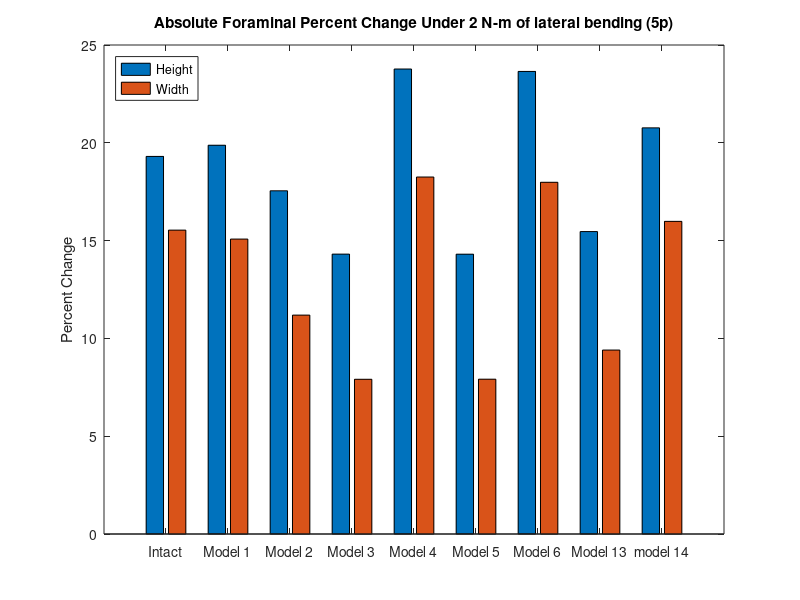
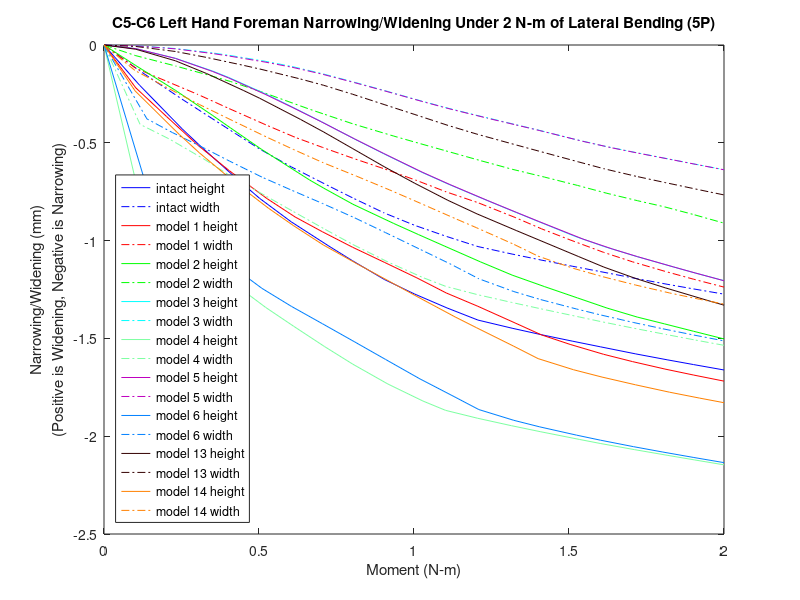

These charts were generated, in order, by the following MATLAB code:
%% foreman height and width narrowing using Dr. Leahy's nodes
%  for lateral bending (5P), left C5-C6

clear variables
k=21;

%pre-allocating
mag15y=[0 0 0 0 0 0 0 0 0 0 0 0 0 0 0 0 0 0 0 0 0];
mag15x=[0 0 0 0 0 0 0 0 0 0 0 0 0 0 0 0 0 0 0 0 0];
width15=[0 0 0 0 0 0 0 0 0 0 0 0 0 0 0 0 0 0 0 0 0];
height15=[0 0 0 0 0 0 0 0 0 0 0 0 0 0 0 0 0 0 0 0 0];

mag14y=[0 0 0 0 0 0 0 0 0 0 0 0 0 0 0 0 0 0 0 0 0];
mag14x=[0 0 0 0 0 0 0 0 0 0 0 0 0 0 0 0 0 0 0 0 0];
width14=[0 0 0 0 0 0 0 0 0 0 0 0 0 0 0 0 0 0 0 0 0];
height14=[0 0 0 0 0 0 0 0 0 0 0 0 0 0 0 0 0 0 0 0 0];

mag13y=[0 0 0 0 0 0 0 0 0 0 0 0 0 0 0 0 0 0 0 0 0];
mag13x=[0 0 0 0 0 0 0 0 0 0 0 0 0 0 0 0 0 0 0 0 0];
width13=[0 0 0 0 0 0 0 0 0 0 0 0 0 0 0 0 0 0 0 0 0];
height13=[0 0 0 0 0 0 0 0 0 0 0 0 0 0 0 0 0 0 0 0 0];

mag6y=[0 0 0 0 0 0 0 0 0 0 0 0 0 0 0 0 0 0 0 0 0];
mag6x=[0 0 0 0 0 0 0 0 0 0 0 0 0 0 0 0 0 0 0 0 0];
width6=[0 0 0 0 0 0 0 0 0 0 0 0 0 0 0 0 0 0 0 0 0];
height6=[0 0 0 0 0 0 0 0 0 0 0 0 0 0 0 0 0 0 0 0 0];

mag5y=[0 0 0 0 0 0 0 0 0 0 0 0 0 0 0 0 0 0 0 0 0];
mag5x=[0 0 0 0 0 0 0 0 0 0 0 0 0 0 0 0 0 0 0 0 0];
width5=[0 0 0 0 0 0 0 0 0 0 0 0 0 0 0 0 0 0 0 0 0];
height5=[0 0 0 0 0 0 0 0 0 0 0 0 0 0 0 0 0 0 0 0 0];

mag4y=[0 0 0 0 0 0 0 0 0 0 0 0 0 0 0 0 0 0 0 0 0];
mag4x=[0 0 0 0 0 0 0 0 0 0 0 0 0 0 0 0 0 0 0 0 0];
width4=[0 0 0 0 0 0 0 0 0 0 0 0 0 0 0 0 0 0 0 0 0];
height4=[0 0 0 0 0 0 0 0 0 0 0 0 0 0 0 0 0 0 0 0 0];

mag3y=[0 0 0 0 0 0 0 0 0 0 0 0 0 0 0 0 0 0 0 0 0];
mag3x=[0 0 0 0 0 0 0 0 0 0 0 0 0 0 0 0 0 0 0 0 0];
width3=[0 0 0 0 0 0 0 0 0 0 0 0 0 0 0 0 0 0 0 0 0];
height3=[0 0 0 0 0 0 0 0 0 0 0 0 0 0 0 0 0 0 0 0 0];


mag2y=[0 0 0 0 0 0 0 0 0 0 0 0 0 0 0 0 0 0 0 0 0];
mag2x=[0 0 0 0 0 0 0 0 0 0 0 0 0 0 0 0 0 0 0 0 0];
width2=[0 0 0 0 0 0 0 0 0 0 0 0 0 0 0 0 0 0 0 0 0];
height2=[0 0 0 0 0 0 0 0 0 0 0 0 0 0 0 0 0 0 0 0 0];

mag1y=[0 0 0 0 0 0 0 0 0 0 0 0 0 0 0 0 0 0 0 0 0];
mag1x=[0 0 0 0 0 0 0 0 0 0 0 0 0 0 0 0 0 0 0 0 0];
width1=[0 0 0 0 0 0 0 0 0 0 0 0 0 0 0 0 0 0 0 0 0];
height1=[0 0 0 0 0 0 0 0 0 0 0 0 0 0 0 0 0 0 0 0 0];

% 36484,57675,52254,57879
%% model15_intact_TLC_5P
t15=[2,2.0575,2.12605,2.15275,2.21233,2.25121,2.30204,2.36312,2.40096,2.45209,2.50097,2.55317,2.60321,2.65826,2.70492,2.75514,2.80039,2.85766,2.90816,2.95077,3];

% 36484U
aa1=12.8546+[0.100034,0.199787,0.374641,0.449467,0.622992,0.734174,0.866966,1.01985,1.10669,1.20802,1.28382,1.33934,1.38864,1.44956,1.49884,1.54616,1.58555,1.63419,1.6757,1.70862,1.74525];
aa2=446.229+[-0.120285 0.13633 0.6212 0.850449 1.41227 1.78702 2.22326 2.72189 3.00525 3.33339 3.58009 3.76327 3.924 4.06759 4.18235 4.30034 4.4062 4.54015 4.65558 4.75154 4.86027 ];
aa3=-722.153+[-0.797736,-1.05959,-1.41299,-1.55612,-1.88652,-2.10488,-2.37119,-2.67705,-2.85648,-3.07205,-3.23258,-3.36058,-3.47167,-3.56773,-3.64455,-3.71963,-3.78452,-3.86622,-3.93602,-3.99371,-4.05933];
% 57675L
ab1=12.0806+[0.0350013,0.0746185,0.15247,0.186908,0.269595,0.324205,0.392042,0.46848,0.514301,0.571297,0.614132,0.64963,0.681893,0.715693,0.743057,0.76888,0.791011,0.818557,0.841731,0.860319,0.881358];
ab2=448.924+[-0.164776,-0.0854672,0.154453,0.278971,0.591557,0.802434,1.04542,1.32957,1.48638,1.6598,1.78647,1.86887,1.94053,2.01597,2.07657,2.13858,2.19397,2.26376,2.32481,2.37594,2.43391];
ab3=-730.705+[-0.390943,-0.485491,-0.666286,-0.749688,-0.954812,-1.09325,-1.26677,-1.47135,-1.58804,-1.72037,-1.81385,-1.87678,-1.92997,-1.98414,-2.02726,-2.06811,-2.103,-2.14659,-2.18433,-2.21569,-2.25128];
% 52254
ac1=9.04138+[0.0894725,0.179833,0.346363,0.418981,0.589343,0.699866,0.83292,0.987864,1.0764,1.18017,1.25823,1.31583,1.36719,1.42938,1.4797,1.52827,1.56889,1.61918,1.66221,1.69652,1.73476];
ac2=445.569+[-0.175746,0.0206681,0.420511,0.614874,1.09887,1.42446,1.80449,2.24127,2.49078,2.7803,2.99831,3.15852,3.29936,3.42733,3.53,3.6358,3.73102,3.8519,3.95637,4.04329,4.14199];
ac3=-723.432+[-0.735759,-0.929223,-1.1905,-1.29593,-1.53942,-1.7008,-1.89826,-2.12523,-2.25849,-2.41804,-2.53511,-2.62683,-2.70568,-2.77238,-2.82538,-2.87654,-2.92052,-2.976,-3.02343,-3.06279,-3.10762];
% 57879R
ad1=13.7318+[0.058699,0.109196,0.203534,0.244748,0.343375,0.408217,0.48998,0.582276,0.637619,0.706164,0.757197,0.799439,0.83783,0.877767,0.91007,0.940424,0.966346,0.998556,1.02558,1.04718,1.07158];
ad2=451.604+[-0.198984,-0.108211,0.172003,0.318212,0.686552,0.934563,1.22071,1.55577,1.74154,1.94753,2.0979,2.1958,2.28086,2.3706,2.44278,2.5168,2.58303,2.66654,2.73963,2.80089,2.87036];
ad3=-726.85+[-0.378289,-0.485828,-0.702425,-0.804494,-1.05795,-1.22924,-1.44278,-1.69558,-1.84058,-2.00585,-2.12369,-2.20357,-2.27168,-2.34164,-2.39761,-2.45157,-2.49817,-2.55663,-2.60738,-2.64962,-2.69762];

ya1=aa1-ab1;
ya2=aa2-ab2;
ya3=aa3-ab3;
xa1=ad1-ac1;
xa2=ad2-ac2;
xa3=ad3-ac3;
x15=[xa1',xa2',xa3'];
y15=[ya1',ya2',ya3'];

for n=1:k
    mag15x(n)=sqrt(x15(n,1)^2+x15(n,2)^2+x15(n,3)^2);
end
for n=1:k
    mag15y(n)=sqrt(y15(n,1)^2+y15(n,2)^2+y15(n,3)^2);
end
for n=1:k
    width15(n)=mag15x(1,1)-mag15x(1,n);
end
for n=1:k
    height15(n)=mag15y(1,1)-mag15y(1,n);
end

%% model1_slideslide_tether/S2_5P
t1=[2 2.05126 2.10091 2.15165 2.20195 2.26309 2.30825 2.35242 2.40115 2.45206 2.50453 2.55201 2.60315 2.66299 2.70555 2.75188 2.8058 2.85226 2.9048 2.95124 3 ];

% 36484U
ae1=12.8546+[-0.248485 -0.282017 -0.300692 -0.283465 -0.207998 -0.063021 0.0676814 0.205763 0.355152 0.506416 0.654696 0.778518 0.911798 1.0603 1.15598 1.25665 1.35745 1.42726 1.4907 1.54228 1.59212 ];
ae2=446.229+[0.553957 0.400543 0.398595 0.467531 0.565984 0.725291 0.869743 1.03749 1.25328 1.51427 1.81134 2.09761 2.42453 2.80733 3.07447 3.33592 3.60534 3.81493 4.02774 4.20383 4.37924 ];
ae3=-722.153+[-0.59143 -0.926611 -1.07935 -1.25044 -1.43515 -1.68331 -1.86933 -2.04755 -2.24456 -2.44959 -2.66083 -2.85569 -3.0592 -3.28987 -3.43921 -3.56957 -3.69209 -3.78162 -3.86929 -3.94169 -4.01498 ];
% 57675L
af1=12.0806+[-0.143282 -0.17232 -0.187469 -0.184524 -0.153502 -0.0858178 -0.0227823 0.0457871 0.121849 0.198517 0.274533 0.341934 0.411664 0.493306 0.547602 0.60097 0.655173 0.692237 0.727002 0.754885 0.782181 ];
af2=448.924+[0.286621 0.109468 0.038397 0.0195156 0.0285507 0.0803935 0.146439 0.238602 0.363059 0.521104 0.699479 0.864687 1.06563 1.28611 1.43441 1.58256 1.7297 1.84351 1.95696 2.05077 2.14401 ];
af3=-730.705+[-0.310309 -0.423882 -0.443789 -0.485238 -0.556648 -0.677377 -0.779475 -0.89001 -1.01799 -1.15766 -1.30205 -1.43335 -1.57992 -1.73931 -1.83669 -1.92347 -1.99982 -2.0547 -2.10634 -2.14875 -2.19109 ];
% 52254
ag1=9.04138+[-0.240683 -0.282014 -0.308385 -0.298672 -0.22919 -0.0901249 0.0372775 0.173231 0.321248 0.472364 0.62148 0.746746 0.882289 1.03393 1.13229 1.23522 1.33831 1.41014 1.47572 1.52909 1.58094 ];
ag2=445.569+[0.512853 0.35361 0.324315 0.355465 0.411077 0.514165 0.617215 0.745048 0.917473 1.13285 1.38384 1.62933 1.91448 2.25192 2.48937 2.72525 2.97036 3.16195 3.35732 3.51964 3.68131 ];
ag3=-723.432+[-0.59352 -0.902119 -1.01485 -1.13769 -1.27233 -1.45558 -1.59312 -1.72488 -1.87074 -2.02213 -2.17762 -2.32087 -2.46964 -2.63655 -2.74264 -2.83183 -2.91226 -2.9699 -3.02531 -3.07093 -3.11733 ];
% 57879R
ah1=13.7318+[-0.152367 -0.173757 -0.182659 -0.171341 -0.129201 -0.0459367 0.0294991 0.110529 0.200103 0.290149 0.379737 0.459646 0.54156 0.63747 0.700238 0.761263 0.822864 0.864918 0.904384 0.936121 0.96718 ];
ah2=451.604+[0.34878 0.124844 0.0388905 0.0141494 0.0209839 0.0766594 0.150486 0.255628 0.399257 0.58317 0.791879 0.986166 1.22305 1.48458 1.66084 1.83784 2.01454 2.1517 2.28873 2.40219 2.51499 ];
ah3=-726.85+[-0.350835 -0.435166 -0.447543 -0.488661 -0.56362 -0.694245 -0.807627 -0.933203 -1.0813 -1.24611 -1.41945 -1.57871 -1.75889 -1.95772 -2.08192 -2.19626 -2.30109 -2.37833 -2.45269 -2.51423 -2.57579 ];

xb1=ah1-ag1;
xb2=ah2-ag2;
xb3=ah3-ag3;
yb1=ae1-af1;
yb2=ae2-af2;
yb3=ae3-af3;
y1=[yb1',yb2',yb3'];
x1=[xb1',xb2',xb3'];

for n=1:k
    mag1x(n)=sqrt(x1(n,1)^2+x1(n,2)^2+x1(n,3)^2);
end
for n=1:k
    mag1y(n)=sqrt(y1(n,1)^2+y1(n,2)^2+y1(n,3)^2);
end
for n=1:k
    height1(n)=mag1y(1,1)-mag1y(1,n);
end
for n=1:k
    width1(n)=mag1x(1,1)-mag1x(1,n);
end
%% model2_SlideSlide_NoTether/S2_5P
t2=[2 2.05126 2.11533 2.17471 2.20404 2.25438 2.33159 2.3549 2.4016 2.46738 2.50746 2.55002 2.60679 2.65835 2.71084 2.76368 2.81124 2.86007 2.90407 2.95108 3 ];
% 36484U
ai1=12.8546+[-0.212822 -0.246383 -0.3203 -0.384034 -0.408728 -0.426799 -0.377671 -0.349198 -0.27498 -0.137516 -0.0439283 0.0596332 0.19973 0.328585 0.464425 0.600226 0.719256 0.842717 0.957026 1.07515 1.19114 ];
ai2=446.229+[0.637088 0.579065 0.554854 0.577661 0.602793 0.662747 0.774216 0.812366 0.897814 1.03793 1.13832 1.25842 1.44174 1.62663 1.82893 2.04647 2.25555 2.47694 2.67968 2.89485 3.11695 ];
ai3=-722.153+[-0.738696 -0.88885 -1.0013 -1.11283 -1.17347 -1.28779 -1.49016 -1.55561 -1.69343 -1.89347 -2.02023 -2.15917 -2.35041 -2.52742 -2.70544 -2.88496 -3.04594 -3.20845 -3.34628 -3.48273 -3.61259 ];
% 57675L
aj1=12.0806+[-0.131475 -0.151215 -0.190935 -0.227381 -0.24276 -0.259324 -0.250065 -0.240675 -0.210053 -0.14501 -0.0973512 -0.0422376 0.0341365 0.104369 0.176669 0.249621 0.314393 0.380636 0.441861 0.504602 0.566766 ];
aj2=448.924+[0.306468 0.23213 0.150684 0.100219 0.0839173 0.0665753 0.0646726 0.0720898 0.0961569 0.155794 0.205702 0.268509 0.369096 0.476638 0.604041 0.740267 0.869672 1.01233 1.14564 1.28215 1.41966 ];
aj3=-730.705+[-0.388177 -0.434394 -0.433706 -0.435777 -0.441238 -0.462279 -0.529655 -0.557343 -0.622261 -0.733457 -0.808437 -0.893698 -1.01425 -1.12981 -1.25349 -1.38041 -1.49442 -1.61382 -1.71805 -1.81762 -1.90938];
% 52254
ak1=9.04138+[-0.207441 -0.244579 -0.324065 -0.39328 -0.420724 -0.443132 -0.400169 -0.373324 -0.302085 -0.167852 -0.0756629 0.0268975 0.166525 0.295797 0.432578 0.569601 0.690155 0.815578 0.931608 1.05169 1.16995 ];
ak2=445.569+[0.585449 0.527761 0.489804 0.491097 0.502702 0.535284 0.598325 0.620913 0.674319 0.768346 0.83992 0.929049 1.07048 1.21721 1.38238 1.56454 1.7427 1.93359 2.11136 2.30175 2.49987 ];
ak3=-723.432+[-0.727836 -0.867506 -0.954843 -1.03597 -1.07916 -1.16092 -1.3069 -1.35437 -1.45494 -1.60127 -1.69434 -1.79678 -1.93841 -2.06975 -2.20169 -2.33462 -2.45335 -2.57283 -2.67294 -2.77016 -2.8609 ];
% 57879R
al1=13.7318+[-0.136915 -0.153924 -0.190966 -0.224435 -0.237825 -0.249537 -0.228667 -0.215314 -0.175936 -0.0966526 -0.0398713 0.0252281 0.114957 0.197053 0.281392 0.366975 0.443 0.520434 0.591501 0.663799 0.734693 ];
al2=451.604+[0.366813 0.272493 0.175506 0.115627 0.0961119 0.0743814 0.0683892 0.0759045 0.101367 0.166985 0.222883 0.294198 0.409473 0.53343 0.680985 0.839535 0.990449 1.15733 1.31433 1.47557 1.63819 ];
al3=-726.85+[-0.429303 -0.462809 -0.452509 -0.449368 -0.453512 -0.473762 -0.543687 -0.573298 -0.643313 -0.76542 -0.848935 -0.944955 -1.08238 -1.21554 -1.35986 -1.50956 -1.64535 -1.78887 -1.9164 -2.04032 -2.15667 ];

xc1=al1-ak1;
xc2=al2-ak2;
xc3=al3-ak3;
yd1=ai1-aj1;
yd2=ai2-aj2;
yd3=ai3-aj3;
y2=[yd1',yd2',yd3'];
x2=[xc1',xc2',xc3'];

for n=1:k
    mag2x(n)=sqrt(x2(n,1)^2+x2(n,2)^2+x2(n,3)^2);
end
for n=1:k
    mag2y(n)=sqrt(y2(n,1)^2+y2(n,2)^2+y2(n,3)^2);
end
for n=1:k
    height2(n)=mag2y(1,1)-mag2y(1,n);
end
for n=1:k
    width2(n)=mag2x(1,1)-mag2x(1,n);
end

%% model3_APSlide_Tether/S2_5P
t3=[2 2.05126 2.11533 2.17471 2.20107 2.25991 2.30337 2.35035 2.40609 2.45257 2.51312 2.55394 2.60039 2.6528 2.7013 2.75933 2.80608 2.85863 2.92741 2.95108 3 ];
% 36484U
am1=12.8546+[-0.114643 -0.12988 -0.184082 -0.249991 -0.282083 -0.355376 -0.406028 -0.448584 -0.482595 -0.491693 -0.479339 -0.456054 -0.420254 -0.369122 -0.312019 -0.232699 -0.158558 -0.0660428 0.0640631 0.110032 0.207142 ];
am2=446.229+[0.486983 0.466214 0.445116 0.440374 0.44422 0.466696 0.495488 0.535488 0.590389 0.639271 0.707862 0.757071 0.816879 0.892165 0.970921 1.07615 1.16662 1.27794 1.43906 1.49787 1.62715 ];
am3=-722.153+[-0.990663 -1.01308 -1.04652 -1.08668 -1.10788 -1.16512 -1.21592 -1.28021 -1.36834 -1.44931 -1.56271 -1.64223 -1.73612 -1.84774 -1.9557 -2.08942 -2.19753 -2.32135 -2.48873 -2.54729 -2.67013 ];
% 57675L
an1=12.0806+[-0.0932143 -0.0988474 -0.123075 -0.154626 -0.170482 -0.20885 -0.237474 -0.265036 -0.293281 -0.310332 -0.317331 -0.311949 -0.2972 -0.271322 -0.240606 -0.19763 -0.15976 -0.112142 -0.0441308 -0.019883 0.0318391 ];
an2=448.924+[0.170811 0.150068 0.107885 0.0667898 0.0495176 0.0162277 -0.00380537 -0.0220921 -0.0385723 -0.0450822 -0.0481232 -0.0451124 -0.036593 -0.0195986 0.0039881 0.0408962 0.0825706 0.142992 0.236908 0.271934 0.351401 ];
an3=-730.705+[-0.480957 -0.484599 -0.475313 -0.461636 -0.45572 -0.444878 -0.441294 -0.444602 -0.456799 -0.475162 -0.508917 -0.538845 -0.579233 -0.631642 -0.685692 -0.754937 -0.816755 -0.894269 -1.00479 -1.04417 -1.12875 ];
% 52254
ao1=9.04138+[-0.117873 -0.134443 -0.191231 -0.259934 -0.293341 -0.369819 -0.422742 -0.46764 -0.50443 -0.515757 -0.506087 -0.484393 -0.450201 -0.400581 -0.34454 -0.266028 -0.192233 -0.0998316 0.0305764 0.0767918 0.174614 ];
ao2=445.569+[0.418853 0.399876 0.378809 0.370103 0.370623 0.381763 0.398398 0.422088 0.454347 0.482576 0.522421 0.55144 0.587755 0.635549 0.688031 0.761085 0.826083 0.909108 1.03345 1.07966 1.18308 ];
ao3=-723.432+[-0.943994 -0.96343 -0.988891 -1.01787 -1.03288 -1.07285 -1.10842 -1.15408 -1.21698 -1.27508 -1.35676 -1.41408 -1.48196 -1.56301 -1.64164 -1.73923 -1.81827 -1.90903 -2.03215 -2.07529 -2.16594 ];
% 57879R
ap1=13.7318+[-0.087032 -0.0912016 -0.113847 -0.144488 -0.159936 -0.197426 -0.224906 -0.250364 -0.275394 -0.289303 -0.290908 -0.280983 -0.260299 -0.227164 -0.189368 -0.13747 -0.0923147 -0.0359458 0.0442327 0.0727157 0.133374 ];
ap2=451.604+[0.194656 0.169578 0.120279 0.0724299 0.0524064 0.0139104 -0.00938493 -0.03103 -0.0511082 -0.0595626 -0.0649011 -0.0629611 -0.0548426 -0.0371494 -0.0116439 0.0288972 0.0756778 0.144346 0.251889 0.292089 0.383511 ];
ap3=-726.85+[-0.501452 -0.502805 -0.489405 -0.471568 -0.463967 -0.450024 -0.444806 -0.446853 -0.458163 -0.476727 -0.511512 -0.542897 -0.585823 -0.642151 -0.700888 -0.776907 -0.845781 -0.933271 -1.05928 -1.10439 -1.20187 ];

xe1=ap1-ao1;
xe2=ap2-ao2;
xe3=ap3-ao3;
yf1=am1-an1;
yf2=am2-an2;
yf3=am3-an3;
y3=[yf1',yf2',yf3'];
x3=[xe1',xe2',xe3'];

for n=1:k
    mag3x(n)=sqrt(x3(n,1)^2+x3(n,2)^2+x3(n,3)^2);
end
for n=1:k
    mag3y(n)=sqrt(y3(n,1)^2+y3(n,2)^2+y3(n,3)^2);
end
for n=1:k
    height3(n)=mag3y(1,1)-mag3y(1,n);
end
for n=1:k
    width3(n)=mag3x(1,1)-mag3x(1,n);
end


%% model4_APSlide_NoTether/S2_5P
t4=[2 2.05816 2.1053 2.16112 2.20014 2.26066 2.3058 2.3555 2.40111 2.45779 2.5144 2.55097 2.6021 2.65706 2.70343 2.76727 2.80028 2.85535 2.90823 2.95284 3 ];
% 36484U
aq1=12.8546+[-0.178754 -0.0185655 0.122134 0.277568 0.386606 0.570821 0.715663 0.861308 0.985309 1.10926 1.19625 1.23799 1.29942 1.35896 1.40614 1.46473 1.49446 1.5434 1.58935 1.62597 1.66311 ];
aq2=446.229+[0.510126 0.200401 0.347541 0.665304 0.967171 1.53004 1.97171 2.43261 2.82609 3.23506 3.54769 3.69783 3.86612 4.02604 4.15391 4.32363 4.40989 4.55215 4.68681 4.79938 4.91486 ];
aq3=-722.153+[0.22262 -1.26959 -1.51539 -1.78407 -1.97677 -2.28273 -2.5159 -2.76959 -2.99436 -3.23131 -3.4085 -3.4951 -3.58782 -3.67742 -3.74759 -3.837 -3.88242 -3.95629 -4.02603 -4.084 -4.14454 ];
% 57675L
ar1=12.0806+[-0.104516 -0.0523059 0.0150385 0.0909192 0.1454 0.238392 0.310093 0.383358 0.446078 0.516206 0.566102 0.590681 0.62269 0.654206 0.679732 0.711752 0.728036 0.754723 0.780246 0.800896 0.822452 ];
ar2=448.924+[0.260541 -0.0582483 -0.00354598 0.146321 0.300479 0.620622 0.878596 1.14259 1.36513 1.58379 1.74007 1.80902 1.89709 1.98122 2.04772 2.13499 2.17912 2.25344 2.3244 2.38358 2.44414 ];
ar3=-730.705+[0.111524 -0.544259 -0.660972 -0.806986 -0.920085 -1.12556 -1.28973 -1.4648 -1.61689 -1.76941 -1.87113 -1.91511 -1.96954 -2.02134 -2.06105 -2.10999 -2.13452 -2.17528 -2.214 -2.24592 -2.27913 ];
% 52254
as1=9.04138+[-0.169122 -0.0359005 0.097285 0.247326 0.354052 0.536957 0.68215 0.829381 0.955733 1.08262 1.17279 1.21634 1.27935 1.34056 1.38915 1.44978 1.48057 1.53131 1.57905 1.61733 1.6563 ];
as2=445.569+[0.437338 0.0995331 0.193162 0.445824 0.699077 1.1851 1.57152 1.97633 2.32296 2.6856 2.9625 3.09496 3.24529 3.38814 3.50272 3.65534 3.73321 3.86219 3.9846 4.08695 4.19199 ];
as3=-723.432+[0.234288 -1.15737 -1.34055 -1.53811 -1.67822 -1.89941 -2.06796 -2.25251 -2.41651 -2.58814 -2.7137 -2.77373 -2.83618 -2.89595 -2.94214 -3.00018 -3.02968 -3.07756 -3.12273 -3.16035 -3.19991 ];
% 57879R
at1=13.7318+[-0.119743 -0.0278894 0.0542808 0.145754 0.210762 0.320685 0.405763 0.493277 0.567991 0.651055 0.709569 0.73839 0.775734 0.81259 0.842358 0.879554 0.898448 0.929333 0.958844 0.982635 1.00739 ];
at2=451.604+[0.349584 -0.0862523 -0.0270906 0.145835 0.326633 0.704108 1.00905 1.32168 1.58581 1.84681 2.03358 2.11626 2.22203 2.32316 2.40321 2.50831 2.56145 2.65103 2.73657 2.80794 2.88091 ];
at3=-726.85+[0.0551226 -0.536763 -0.663249 -0.832607 -0.969538 -1.2247 -1.43049 -1.65 -1.84102 -2.03463 -2.16634 -2.22424 -2.29665 -2.36598 -2.41977 -2.48719 -2.52113 -2.5778 -2.63184 -2.67656 -2.72291 ];

xg1=at1-as1;
xg2=at2-as2;
xg3=at3-as3;
yh1=aq1-ar1;
yh2=aq2-ar2;
yh3=aq3-ar3;
y4=[yh1',yh2',yh3'];
x4=[xg1',xg2',xg3'];

for n=1:k
    mag4x(n)=sqrt(x4(n,1)^2+x4(n,2)^2+x4(n,3)^2);
end
for n=1:k
    mag4y(n)=sqrt(y4(n,1)^2+y4(n,2)^2+y4(n,3)^2);
end
for n=1:k
    height4(n)=mag4y(1,1)-mag4y(1,n);
end
for n=1:k
    width4(n)=mag4x(1,1)-mag4x(1,n);
end

%% model5_LatSlide_Tether/S2_5P
t5=[2 2.05126 2.11533 2.17471 2.20107 2.25991 2.30337 2.35035 2.40415 2.45064 2.51269 2.558 2.61911 2.66482 2.70279 2.77248 2.82013 2.86034 2.91837 2.95368 3 ];

% 36484U
au1=12.8546+[-0.115446 -0.129329 -0.181778 -0.246016 -0.277413 -0.349577 -0.399853 -0.442823 -0.476848 -0.487942 -0.479261 -0.455787 -0.40932 -0.364659 -0.321327 -0.228204 -0.152622 -0.0834986 0.0227859 0.0897392 0.179781 ];
au2=446.229+[0.460018 0.439721 0.421616 0.420664 0.426169 0.451521 0.481066 0.520819 0.573368 0.622243 0.692822 0.747884 0.829098 0.896876 0.958839 1.08422 1.17698 1.26082 1.3918 1.47697 1.59653 ];
au3=-722.153+[-0.986242 -1.00856 -1.04289 -1.08468 -1.1065 -1.16424 -1.21476 -1.27765 -1.36089 -1.44022 -1.55419 -1.64115 -1.7644 -1.86134 -1.94493 -2.10312 -2.21199 -2.30534 -2.44363 -2.52954 -2.64444 ];
% 57675L
av1=12.0806+[-0.0936055 -0.0986953 -0.121797 -0.152334 -0.167767 -0.205396 -0.233775 -0.261364 -0.288789 -0.306752 -0.316232 -0.311592 -0.291831 -0.268982 -0.245608 -0.195601 -0.157169 -0.121705 -0.0664096 -0.0312092 0.0168626 ];
av2=448.924+[0.155331 0.134945 0.0937596 0.0542101 0.0377088 0.00614063 -0.0126385 -0.030134 -0.0459098 -0.0525258 -0.0557056 -0.0522485 -0.0394977 -0.0227592 -0.00406045 0.0405347 0.0848172 0.130014 0.205198 0.255383 0.327715 ];
av3=-730.705+[-0.477855 -0.481648 -0.472895 -0.459963 -0.454433 -0.444267 -0.440963 -0.444077 -0.455254 -0.472527 -0.505334 -0.537459 -0.590638 -0.636644 -0.6783 -0.760227 -0.823509 -0.88166 -0.972029 -1.02926 -1.10757 ];
% 52254
aw1=9.04138+[-0.118656 -0.133889 -0.188953 -0.256044 -0.288768 -0.364093 -0.416649 -0.461923 -0.498617 -0.511925 -0.505968 -0.484245 -0.439804 -0.396369 -0.353841 -0.261657 -0.186388 -0.117338 -0.0108378 0.0564249 0.14711 ];
aw2=445.569+[0.393838 0.375288 0.356845 0.351456 0.353449 0.367293 0.384874 0.408725 0.439962 0.468584 0.510135 0.543039 0.593329 0.63715 0.678698 0.765927 0.833077 0.895491 0.995678 1.06223 1.15746 ];
aw3=-723.432+[-0.940988 -0.960249 -0.986246 -1.01637 -1.03184 -1.07224 -1.10764 -1.15233 -1.21173 -1.26863 -1.35068 -1.41333 -1.50245 -1.57283 -1.63369 -1.74909 -1.82867 -1.89704 -1.99865 -2.06189 -2.14667 ];
% 57879R
ax1=13.7318+[-0.0872539 -0.0908328 -0.112239 -0.141776 -0.156763 -0.1935 -0.220768 -0.246329 -0.270748 -0.285709 -0.289952 -0.28044 -0.252955 -0.223838 -0.195035 -0.134544 -0.0887346 -0.0466934 0.0185986 0.0600072 0.116461 ];
ax2=451.604+[0.176217 0.15157 0.103424 0.0573793 0.0382493 0.00177398 -0.0200343 -0.0407274 -0.059894 -0.0684065 -0.07381 -0.0714305 -0.0588879 -0.041168 -0.0208875 0.0282254 0.0780598 0.129416 0.215421 0.27296 0.356119];
ax3=-726.85+[-0.496335 -0.497916 -0.485217 -0.468356 -0.461246 -0.448198 -0.44341 -0.445343 -0.455681 -0.473129 -0.506952 -0.540692 -0.597394 -0.647049 -0.692374 -0.782434 -0.853131 -0.918751 -1.02155 -1.08701 -1.17711 ];

xi1=ax1-aw1;
xi2=ax2-aw2;
xi3=ax3-aw3;
yj1=au1-av1;
yj2=au2-av2;
yj3=au3-av3;
y5=[yj1',yj2',yj3'];
x5=[xi1',xi2',xi3'];

for n=1:k
    mag5x(n)=sqrt(x5(n,1)^2+x5(n,2)^2+x5(n,3)^2);
end
for n=1:k
    mag5y(n)=sqrt(y5(n,1)^2+y5(n,2)^2+y5(n,3)^2);
end
for n=1:k
    height5(n)=mag5y(1,1)-mag5y(1,n);
end
for n=1:k
    width5(n)=mag5x(1,1)-mag5x(1,n);
end


%% model6_LatSlide_NoTether/S2_5P
t6=[2 2.06926 2.11039 2.16205 2.20253 2.25469 2.30237 2.35235 2.40447 2.45402 2.50951 2.55995 2.60457 2.66104 2.70282 2.76219 2.80057 2.85371 2.90136 2.95138 3 ];

% 36484U
ay1=12.8546+[-0.178763 -0.211742 -0.13011 0.0167246 0.14221 0.299708 0.442228 0.590456 0.739259 0.875634 1.01657 1.13467 1.21677 1.30562 1.36036 1.42726 1.46576 1.51565 1.55942 1.60308 1.64291 ];
ay2=446.229+[0.510208 0.29273 0.356413 0.499847 0.650912 0.904715 1.18989 1.54027 1.94346 2.34133 2.78811 3.16151 3.45047 3.72834 3.89974 4.11075 4.23545 4.39448 4.52843 4.66438 4.7918 ];
ay3=-722.153+[0.222083 -1.10685 -1.30548 -1.55293 -1.74417 -1.98311 -2.19116 -2.4097 -2.64424 -2.87074 -3.12388 -3.32906 -3.47848 -3.60621 -3.68465 -3.78209 -3.8395 -3.91496 -3.98053 -4.04755 -4.11101 ];
% 57675L
az1=12.0806+[-0.104516 -0.144851 -0.109094 -0.0400322 0.0217031 0.100997 0.172825 0.24543 0.320814 0.389607 0.465095 0.531177 0.57856 0.625726 0.654936 0.691167 0.712239 0.739458 0.763543 0.787969 0.810683 ];
az2=448.924+[0.260588 -0.00694144 -0.0169926 0.0302478 0.0940817 0.220332 0.380592 0.588639 0.826639 1.05866 1.31338 1.51949 1.6656 1.81387 1.90557 2.01751 2.08271 2.16562 2.23607 2.30791 2.37515 ];
az3=-730.705+[0.111238 -0.46721 -0.533298 -0.651633 -0.752012 -0.888295 -1.0232 -1.17354 -1.33747 -1.49452 -1.66839 -1.80517 -1.89143 -1.96973 -2.01697 -2.07365 -2.10578 -2.14776 -2.18437 -2.22176 -2.25687 ];
% 52254
ba1=9.04138+[-0.169135 -0.221135 -0.147937 -0.00825659 0.113113 0.267106 0.408041 0.556059 0.705776 0.84411 0.988254 1.10938 1.19457 1.28572 1.34195 1.41089 1.45073 1.50244 1.54785 1.59334 1.63502 ];
ba2=445.569+[0.437428 0.217018 0.238816 0.327478 0.435569 0.634763 0.871266 1.16984 1.51954 1.86793 2.26215 2.59518 2.85323 3.10556 3.26163 3.45379 3.5674 3.71231 3.8345 3.95848 4.07478 ];
ba3=-723.432+[0.233757 -1.03624 -1.18057 -1.36415 -1.50602 -1.68265 -1.83534 -1.99463 -2.16528 -2.33011 -2.51409 -2.66149 -2.766 -2.85122 -2.90263 -2.96579 -3.00259 -3.05108 -3.09339 -3.13664 -3.17773 ];
% 57879R
bb1=13.7318+[-0.119735 -0.134786 -0.0875371 -0.00300755 0.0709174 0.165115 0.250144 0.335808 0.425358 0.507147 0.596539 0.67388 0.728542 0.7826 0.816232 0.857917 0.882106 0.913474 0.941233 0.969342 0.995428 ];
bb2=451.604+[0.349626 -0.0182347 -0.034211 0.0158317 0.0869891 0.232052 0.418995 0.663112 0.944049 1.21854 1.52112 1.76705 1.94176 2.12007 2.23051 2.3655 2.4442 2.54424 2.62921 2.71587 2.79701 ];
bb3=-726.85+[0.0548365 -0.464963 -0.532074 -0.65942 -0.770586 -0.927127 -1.08734 -1.27019 -1.47294 -1.66886 -1.88732 -2.06206 -2.17581 -2.28305 -2.34864 -2.42815 -2.47376 -2.5331 -2.58465 -2.63738 -2.68696 ];

xk1=bb1-ba1;
xk2=bb2-ba2;
xk3=bb3-ba3;
yl1=ay1-az1;
yl2=ay2-az2;
yl3=ay3-az3;
y6=[yl1',yl2',yl3'];
x6=[xk1',xk2',xk3'];

for n=1:k
    mag6x(n)=sqrt(x6(n,1)^2+x6(n,2)^2+x6(n,3)^2);
end
for n=1:k
    mag6y(n)=sqrt(y6(n,1)^2+y6(n,2)^2+y6(n,3)^2);
end
for n=1:k
    height6(n)=mag6y(1,1)-mag6y(1,n);
end
for n=1:k
    width6(n)=mag6x(1,1)-mag6x(1,n);
end


%% model13_Fixed_Tether_S2_5P
t13=[2 2.05126 2.11533 2.16533 2.2247 2.25107 2.31707 2.35451 2.40116 2.45302 2.50151 2.55488 2.60159 2.66574 2.70148 2.76497 2.80618 2.85814 2.90512 2.97561 3 ];
% 36484U
bc1=12.8546+[-0.0436872 -0.059263 -0.109722 -0.156713 -0.211393 -0.232411 -0.271593 -0.285216 -0.288074 -0.275688 -0.247335 -0.20002 -0.145965 -0.0537379 0.00285713 0.109848 0.181273 0.278327 0.371688 0.516087 0.566395 ];
bc2=446.229+[0.442928 0.414656 0.393198 0.398477 0.420251 0.435766 0.4906 0.528629 0.582246 0.646011 0.708693 0.783581 0.856518 0.972775 1.04577 1.1924 1.29503 1.43134 1.56486 1.78542 1.86597 ];
bc3=-722.153+[-0.686792 -0.709388 -0.747318 -0.791742 -0.856365 -0.889574 -0.99066 -1.05666 -1.1502 -1.26275 -1.37237 -1.49672 -1.60804 -1.76595 -1.85701 -2.02534 -2.13741 -2.27854 -2.40672 -2.60258 -2.67104 ];
% 57675L
bd1=12.0806+[-0.035167 -0.0421218 -0.0682864 -0.0948867 -0.127414 -0.140064 -0.166202 -0.178088 -0.186711 -0.188679 -0.182705 -0.167285 -0.144191 -0.0999635 -0.070668 -0.0124341 0.0280825 0.0813288 0.132278 0.211157 0.238828 ];
bd2=448.924+[0.144452 0.116267 0.0687036 0.0360821 0.00376439 -0.0073893 -0.0261788 -0.0332111 -0.0396806 -0.0435385 -0.0409114 -0.0313108 -0.0139186 0.028769 0.0593194 0.126313 0.175073 0.249669 0.328997 0.465348 0.515907 ];
bd3=-730.705+[-0.360394 -0.361145 -0.346967 -0.33647 -0.328288 -0.327944 -0.33771 -0.349131 -0.370422 -0.401491 -0.438324 -0.486012 -0.536492 -0.617797 -0.666852 -0.760704 -0.824654 -0.912498 -0.997533 -1.13197 -1.17988 ];
% 52254
be1=9.04138+[-0.0461736 -0.0631672 -0.116444 -0.166083 -0.224107 -0.246526 -0.289322 -0.305021 -0.310552 -0.301005 -0.275047 -0.23002 -0.177615 -0.0871519 -0.0312813 0.0748473 0.14604 0.242984 0.33649 0.48175 0.532545 ];
be2=445.569+[0.367288 0.341185 0.319066 0.318779 0.329841 0.338733 0.371571 0.394629 0.427037 0.465335 0.503313 0.550213 0.598069 0.679115 0.732118 0.842693 0.921842 1.02972 1.1382 1.32131 1.38893 ];
be3=-723.432+[-0.638114 -0.657683 -0.68638 -0.718954 -0.766098 -0.790502 -0.864971 -0.913572 -0.98257 -1.0657 -1.14674 -1.23866 -1.32091 -1.43767 -1.50512 -1.63007 -1.71335 -1.81832 -1.91366 -2.05941 -2.11031 ];
% 57879R
bf1=13.7318+[-0.026167 -0.0316992 -0.0566663 -0.0825772 -0.113941 -0.125676 -0.148843 -0.158583 -0.163719 -0.161112 -0.150084 -0.128319 -0.0985713 -0.0441975 -0.00892182 0.0604967 0.108644 0.171784 0.232005 0.324916 0.357538 ];
bf2=451.604+[0.179052 0.145227 0.0897862 0.0521225 0.0148946 0.00187574 -0.0203898 -0.0290826 -0.0376369 -0.0436351 -0.0422893 -0.0332342 -0.0151231 0.0316678 0.0655886 0.140691 0.195679 0.280658 0.371476 0.528287 0.586593 ];
bf3=-726.85+[-0.389374 -0.386872 -0.367847 -0.354249 -0.34328 -0.342083 -0.350835 -0.36214 -0.383655 -0.415439 -0.453819 -0.504201 -0.558389 -0.647463 -0.701768 -0.806736 -0.878786 -0.978846 -1.07666 -1.23288 -1.28892 ];

xm1=bf1-be1;
xm2=bf2-be2;
xm3=bf3-be3;
yn1=bc1-bd1;
yn2=bc2-bd2;
yn3=bc3-bd3;
y13=[yn1',yn2',yn3'];
x13=[xm1',xm2',xm3'];

for n=1:k
    mag13x(n)=sqrt(x13(n,1)^2+x13(n,2)^2+x13(n,3)^2);
end
for n=1:k
    mag13y(n)=sqrt(y13(n,1)^2+y13(n,2)^2+y13(n,3)^2);
end
for n=1:k
    height13(n)=mag13y(1,1)-mag13y(1,n);
end
for n=1:k
    width13(n)=mag13x(1,1)-mag13x(1,n);
end


%% model14_Fixed_NoTether/S2_5P
t14=[2 2.05026 2.12154 2.15397 2.21175 2.26507 2.30594 2.35377 2.40753 2.45988 2.50332 2.56615 2.60113 2.66023 2.70008 2.7573 2.80337 2.85729 2.91233 2.96086 3 ];
% 36484U
bg1=12.8546+[-0.21024 -0.177921 -0.0697134 0.000254609 0.144868 0.291399 0.403432 0.532285 0.676056 0.813438 0.924306 1.07956 1.16558 1.29823 1.36751 1.45379 1.50933 1.56286 1.60984 1.64937 1.67885 ];
bg2=446.229+[0.56055 0.309774 0.368947 0.436023 0.59136 0.783408 0.964931 1.21286 1.54503 1.89876 2.20762 2.6781 2.93784 3.35139 3.59605 3.87936 4.0733 4.26911 4.44589 4.58882 4.69672 ];
bg3=-722.153+[-0.274609 -0.669964 -0.957585 -1.09735 -1.35114 -1.58787 -1.76549 -1.97004 -2.19846 -2.42346 -2.61647 -2.90128 -3.05699 -3.29782 -3.43021 -3.56593 -3.65675 -3.74789 -3.83314 -3.90431 -3.95972 ];
% 57675L
bh1=12.0806+[-0.11284 -0.104745 -0.0624939 -0.030762 0.0372231 0.108948 0.16457 0.230277 0.303483 0.372835 0.430016 0.508619 0.555209 0.631142 0.672514 0.720163 0.750689 0.78052 0.807272 0.829645 0.8468 ];
bh2=448.924+[0.280096 0.0346659 -0.0103341 0.000536418 0.0533873 0.13932 0.231579 0.365097 0.559012 0.767904 0.948114 1.22576 1.37705 1.60993 1.73544 1.89091 1.99762 2.10355 2.19742 2.27414 2.33211 ];
bh3=-730.705+[-0.165096 -0.3115 -0.390489 -0.44457 -0.559604 -0.6811 -0.780863 -0.903465 -1.05528 -1.20816 -1.34021 -1.53675 -1.64525 -1.8056 -1.88106 -1.96406 -2.01913 -2.07191 -2.11942 -2.15956 -2.19061 ];
% 52254
bi1=9.04138+[-0.200943 -0.179541 -0.0844875 -0.0192339 0.11855 0.260412 0.369926 0.496943 0.640183 0.778229 0.890266 1.04878 1.1367 1.27292 1.34493 1.43364 1.49097 1.54649 1.5955 1.63681 1.66778 ];
bi2=445.569+[0.502958 0.247516 0.254439 0.293029 0.395596 0.538298 0.682581 0.887041 1.16963 1.47532 1.74519 2.15943 2.39074 2.76143 2.98115 3.24021 3.41822 3.59809 3.76028 3.89143 3.99028 ];
bi3=-723.432+[-0.271863 -0.631708 -0.844782 -0.949187 -1.13913 -1.31655 -1.44933 -1.60147 -1.77054 -1.93665 -2.07937 -2.28997 -2.40459 -2.5801 -2.67409 -2.76701 -2.8285 -2.88945 -2.94656 -2.99447 -3.03199 ];
% 57879R
bk1=13.7318+[-0.124067 -0.100413 -0.0434212 -0.00384832 0.0788977 0.164696 0.230909 0.30895 0.395754 0.478135 0.546751 0.640742 0.696256 0.785627 0.833495 0.888161 0.923284 0.957559 0.988394 1.01419 1.03389 ];
bk2=451.604+[0.354388 0.0501645 -0.00806073 0.00207715 0.0592418 0.155826 0.261753 0.416667 0.643222 0.888025 1.10011 1.42736 1.60671 1.88317 2.03261 2.21896 2.3472 2.47463 2.58757 2.67988 2.7496];
bk3=-726.85+[-0.213014 -0.324972 -0.401445 -0.458555 -0.583418 -0.719082 -0.833625 -0.977595 -1.15992 -1.34607 -1.5081 -1.75121 -1.88676 -2.0899 -2.18894 -2.30207 -2.37828 -2.45235 -2.51907 -2.5751 -2.61822 ];

xo1=bk1-bi1;
xo2=bk2-bi2;
xo3=bk3-bi3;
yp1=bg1-bh1;
yp2=bg2-bh2;
yp3=bg3-bh3;
x14=[xo1',xo2',xo3'];
y14=[yp1',yp2',yp3'];

for n=1:k
    mag14x(n)=sqrt(x14(n,1)^2+x14(n,2)^2+x14(n,3)^2);
end
for n=1:k
    mag14y(n)=sqrt(y14(n,1)^2+y14(n,2)^2+y14(n,3)^2);
end
for n=1:k
    height14(n)=mag14y(1,1)-mag14y(1,n);
end
for n=1:k
    width14(n)=mag14x(1,1)-mag14x(1,n);
end

%% Percent change
% bar plot
figure(3)
pc15x=100-mag15x(21)/mag15x(1)*100;
pc15y=100-mag15y(21)/mag15y(1)*100;
pc15=[pc15y,pc15x];

pc1x=100-mag1x(21)/mag1x(1)*100;
pc1y=100-mag1y(21)/mag1y(1)*100;
pc1=[pc1y,pc1x];

pc2x=100-mag2x(21)/mag2x(1)*100;
pc2y=100-mag2y(21)/mag2y(1)*100;
pc2=[pc2y,pc2x];

pc3x=100-mag3x(21)/mag3x(1)*100;
pc3y=100-mag3y(21)/mag3y(1)*100;
pc3=[pc3y,pc3x];

pc4x=100-mag4x(21)/mag4x(1)*100;
pc4y=100-mag4y(21)/mag4y(1)*100;
pc4=[pc4y,pc4x];

pc5x=100-mag5x(21)/mag5x(1)*100;
pc5y=100-mag5y(21)/mag5y(1)*100;
pc5=[pc5y,pc5x];

pc6x=100-mag6x(21)/mag6x(1)*100;
pc6y=100-mag6y(21)/mag6y(1)*100;
pc6=[pc6y,pc6x];

pc13x=100-mag13x(21)/mag13x(1)*100;
pc13y=100-mag13y(21)/mag13y(1)*100;
pc13=[pc13y,pc13x];

pc14x=100-mag14x(21)/mag14x(1)*100;
pc14y=100-mag14y(21)/mag14y(1)*100;
pc14=[pc14y,pc14x];

%  These percent change were used to match my data with Dr. Leahy's
%  dissertation. Increment(16) was used due to 1.5 N-m instead of 2.
%  pc15xl=100-mag15x(16)/8.373*100;
%  pc15yl=100-mag15y(16)/9.001*100;
%  pc15l=[pc15yl,pc15xl];
%  second l is an L

PC=[pc15;pc1;pc2;pc3;pc4;pc5;pc6;pc13;pc14];
bar(PC)
xticklabels({'Intact','Model 1','Model 2', 'Model 3','Model 4','Model 5','Model 6','Model 13','model 14'})
ylabel('Percent Change')
legend('Height','Width','location','northwest')
title('Absolute Foraminal Percent Change Under 2 N-m of lateral bending (5p)')

%% figures
figure(4)

plot((t15-2)*2,-1*height15,'b')
hold on
plot((t15-2)*2,-1*width15,'-.b')
hold on

plot((t1-2)*2,-1*height1,'r')
hold on
plot((t1-2)*2,-1*width1,'-.r')
hold on

plot((t2-2)*2,-1*height2,'g')
hold on
plot((t2-2)*2,-1*width2,'-.g')
hold on

plot((t3-2)*2,-1*height3,'c')
hold on
plot((t3-2)*2,-1*width3,'-.c')
hold on

plot((t4-2)*2,-1*height4,'color',[.49 1 .63])
hold on
plot((t4-2)*2,-1*width4,'-.','color',[.49 1 .63])
hold on

plot((t5-2)*2,-1*height5,'color',[0.75, 0, 0.75])
hold on
plot((t5-2)*2,-1*width5,'-.','color',[0.75, 0, 0.75])
hold on

plot((t6-2)*2,-1*height6,'color',[0 0.5 1])
hold on
plot((t6-2)*2,-1*width6,'-.','color',[0 0.5 1])
hold on

plot((t13-2)*2,-1*height13,'color',[0.2 0 0])
hold on
plot((t13-2)*2,-1*width13,'-.','color',[0.2 0 0])
hold on

plot((t14-2)*2,-1*height14,'color',[1 .5 0])
hold on
plot((t14-2)*2,-1*width14,'-.','color',[1 .5 0])
hold on

xlabel('Moment (N-m)')
ylabel({'Narrowing/Widening (mm)';'(Positive is Widening, Negative is Narrowing)'})
title('C5-C6 Left Hand Foreman Narrowing/Widening Under 2 N-m of Lateral Bending (5P)')
legend('intact height','intact width','model 1 height', 'model 1 width','model 2 height','model 2 width','model 3 height', 'model 3 width','model 4 height','model 4 width','model 5 height','model 5 width','model 6 height','model 6 width','model 13 height','model 13 width','model 14 height','model 14 width','location','southwest')
